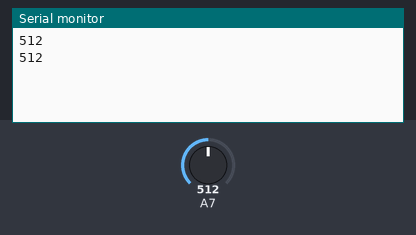
The sketch below on a simulated Arduino Mega 2560, built with avr-gcc and run on an emulated ATmega2560. Parts: the last lines printed to the serial monitor. Inputs (shaded band) come from the test bench; at power-on: A7 = 512.

Above: at 1.8 s.
1.9 s: A7 set to 716
At 2.5 s:
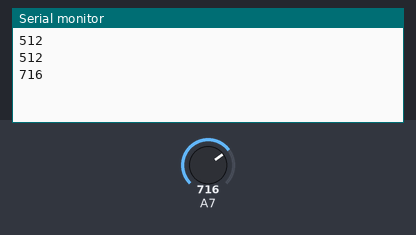
3.4 s: A7 set to 900
At 4.8 s:
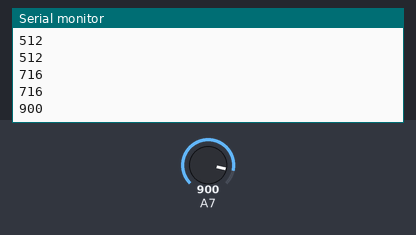
Timing chart, 0 to 6.4 s (numbered marks = the images above; inputs shaded):
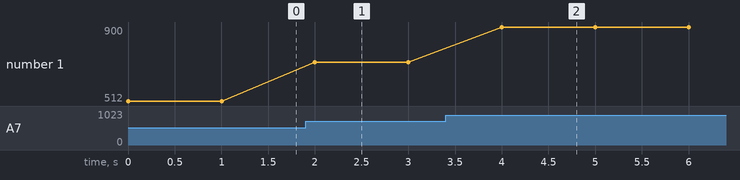

Measured:
- after the input at 1.9 s, the serial monitor: prints a new line after 0.10 s (image 1)
- after the input at 3.4 s, the serial monitor: prints a new line after 0.60 s (image 2)
- plotted number 1: 512 → 716 after the input at 1.9 s, 716 → 900 after the input at 3.4 s

The sketch:

NTC-Serial.ino
```cpp
void setup() {
  // put your setup code here, to run once:
    Serial.begin(9600);
    pinMode(39,INPUT);  //NTC
}

void loop() {
  // put your main code here, to run repeatedly:
    Serial.println(analogRead(39));
    delay(1000);
}
```
